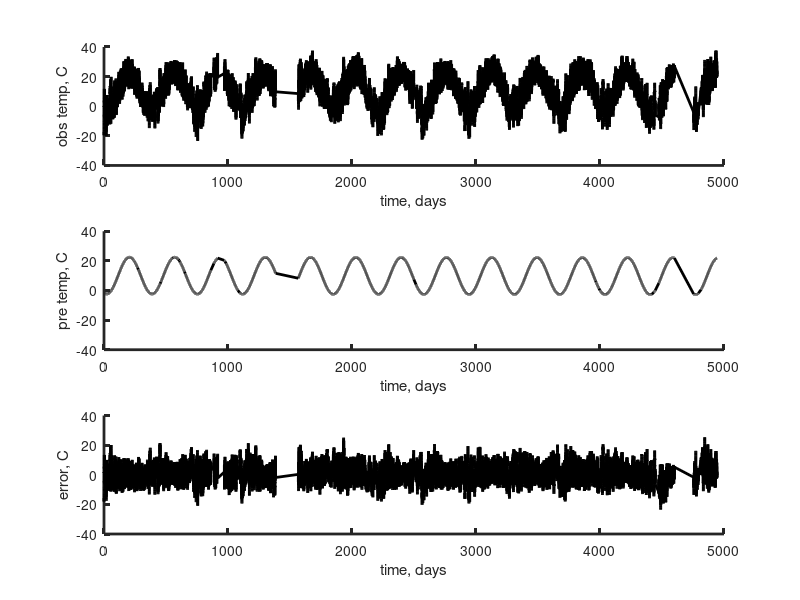

Source code (MATLAB):
% eda04_11
% load Black Rock Forest temperature data

% read the data
Draw=load('brf_temp.txt');
traw=Draw(:,1);
draw=Draw(:,2);
Nraw=length(draw);

% exclude bad data
n = find( (draw~=0) & (draw>-40) & (draw<38) );
t=traw(n);
d=draw(n);

N=length(d);
M=4;

% plot the data
figure(1);
clf;
subplot(3,1,1);
set(gca,'LineWidth',2);
hold on;
axis( [0, 5000, -40, 40] );
plot(t,d,'k-','LineWidth',2);
xlabel('time, days');
ylabel('obs temp, C');

% set up data kernel
Ty=365.25;
G=zeros(N,4);
G(:,1)=1;
G(:,2)=t;
G(:,3)=cos(2*pi*t/Ty);
G(:,4)=sin(2*pi*t/Ty);

% predict data
mest = (G'*G)\(G'*d);
dpre = G*mest;
e = d - dpre;
E = e'*e;
subplot(3,1,2);
set(gca,'LineWidth',2);
hold on;
axis( [0, 5000, -40, 40] );
plot(t,dpre,'k-','LineWidth',2);;
xlabel('time, days');
ylabel('pre temp, C')

% plot error
subplot(3,1,3);
set(gca,'LineWidth',2);
hold on;
axis( [0, 5000, -40, 40] );
plot(t,e,'k-','LineWidth',2);
xlabel('time, days');
ylabel('error, C')



